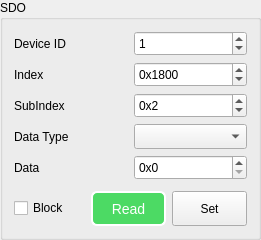
           <widget class="QGroupBox" name="groupBox_7">
            <property name="sizePolicy">
             <sizepolicy hsizetype="Minimum" vsizetype="Preferred">
              <horstretch>0</horstretch>
              <verstretch>0</verstretch>
             </sizepolicy>
            </property>
            <property name="minimumSize">
             <size>
              <width>0</width>
              <height>220</height>
             </size>
            </property>
            <property name="maximumSize">
             <size>
              <width>261</width>
              <height>16777215</height>
             </size>
            </property>
            <property name="title">
             <string>SDO</string>
            </property>
            <layout class="QGridLayout" name="gridLayout_14">
             <item row="0" column="0">
              <layout class="QGridLayout" name="gridLayout_13">
               <item row="0" column="0">
                <widget class="QLabel" name="rawFilterLabel_7">
                 <property name="text">
                  <string>Device ID</string>
                 </property>
                </widget>
               </item>
               <item row="0" column="1">
                <widget class="QSpinBox" name="spinBox_sdoID">
                 <property name="minimumSize">
                  <size>
                   <width>0</width>
                   <height>25</height>
                  </size>
                 </property>
                 <property name="maximum">
                  <number>127</number>
                 </property>
                 <property name="value">
                  <number>1</number>
                 </property>
                </widget>
               </item>
               <item row="1" column="0">
                <widget class="QLabel" name="TextLabel1_2">
                 <property name="text">
                  <string>Index</string>
                 </property>
                 <property name="wordWrap">
                  <bool>false</bool>
                 </property>
                </widget>
               </item>
               <item row="1" column="1">
                <widget class="QSpinBox" name="spinBox_sdoIndex">
                 <property name="minimumSize">
                  <size>
                   <width>0</width>
                   <height>25</height>
                  </size>
                 </property>
                 <property name="prefix">
                  <string>0x</string>
                 </property>
                 <property name="maximum">
                  <number>999999</number>
                 </property>
                 <property name="value">
                  <number>6144</number>
                 </property>
                 <property name="displayIntegerBase">
                  <number>16</number>
                 </property>
                </widget>
               </item>
               <item row="2" column="0">
                <widget class="QLabel" name="TextLabel2">
                 <property name="text">
                  <string>SubIndex</string>
                 </property>
                 <property name="wordWrap">
                  <bool>false</bool>
                 </property>
                </widget>
               </item>
               <item row="2" column="1">
                <widget class="QSpinBox" name="spinBox_sdoSubIndex">
                 <property name="minimumSize">
                  <size>
                   <width>0</width>
                   <height>25</height>
                  </size>
                 </property>
                 <property name="prefix">
                  <string>0x</string>
                 </property>
                 <property name="maximum">
                  <number>256</number>
                 </property>
                 <property name="value">
                  <number>2</number>
                 </property>
                 <property name="displayIntegerBase">
                  <number>16</number>
                 </property>
                </widget>
               </item>
               <item row="3" column="0">
                <widget class="QLabel" name="TextLabel2_2">
                 <property name="text">
                  <string>Data Type</string>
                 </property>
                 <property name="wordWrap">
                  <bool>false</bool>
                 </property>
                </widget>
               </item>
               <item row="3" column="1">
                <widget class="QComboBox" name="comboBox_sdoDatatype">
                 <property name="minimumSize">
                  <size>
                   <width>0</width>
                   <height>25</height>
                  </size>
                 </property>
                 <property name="maximumSize">
                  <size>
                   <width>16777215</width>
                   <height>25</height>
                  </size>
                 </property>
                </widget>
               </item>
               <item row="4" column="0">
                <widget class="QLabel" name="TextLabel2_3">
                 <property name="text">
                  <string>Data</string>
                 </property>
                 <property name="wordWrap">
                  <bool>false</bool>
                 </property>
                </widget>
               </item>
               <item row="4" column="1">
                <widget class="QSpinBox" name="spinBox_sdoData">
                 <property name="minimumSize">
                  <size>
                   <width>0</width>
                   <height>25</height>
                  </size>
                 </property>
                 <property name="prefix">
                  <string>0x</string>
                 </property>
                 <property name="maximum">
                  <number>99999999</number>
                 </property>
                 <property name="value">
                  <number>0</number>
                 </property>
                 <property name="displayIntegerBase">
                  <number>16</number>
                 </property>
                </widget>
               </item>
              </layout>
             </item>
             <item row="1" column="0">
              <spacer name="verticalSpacer_5">
               <property name="orientation">
                <enum>Qt::Vertical</enum>
               </property>
               <property name="sizeHint" stdset="0">
                <size>
                 <width>20</width>
                 <height>5</height>
                </size>
               </property>
              </spacer>
             </item>
             <item row="2" column="0">
              <layout class="QHBoxLayout" name="horizontalLayout_7">
               <item>
                <widget class="QCheckBox" name="checkBox_block">
                 <property name="maximumSize">
                  <size>
                   <width>16777215</width>
                   <height>30</height>
                  </size>
                 </property>
                 <property name="text">
                  <string>Block</string>
                 </property>
                </widget>
               </item>
               <item>
                <spacer name="horizontalSpacer_5">
                 <property name="orientation">
                  <enum>Qt::Horizontal</enum>
                 </property>
                 <property name="sizeHint" stdset="0">
                  <size>
                   <width>54</width>
                   <height>20</height>
                  </size>
                 </property>
                </spacer>
               </item>
               <item>
                <widget class="QPushButton" name="pushButton_sdoRead">
                 <property name="sizePolicy">
                  <sizepolicy hsizetype="Minimum" vsizetype="Fixed">
                   <horstretch>0</horstretch>
                   <verstretch>0</verstretch>
                  </sizepolicy>
                 </property>
                 <property name="minimumSize">
                  <size>
                   <width>75</width>
                   <height>35</height>
                  </size>
                 </property>
                 <property name="maximumSize">
                  <size>
                   <width>16777215</width>
                   <height>35</height>
                  </size>
                 </property>
                 <property name="styleSheet">
                  <string notr="true">QPushButton{
    background-color: rgb(76, 218, 100);
	border-style: outset;
    border-width: 2px;
	border-radius: 6px;
    color: white;
	font-size: 14px;
}

QPushButton:hover{
    background-color: rgb(110, 230, 120);
}

QPushButton:pressed{
    background-color: rgb(50, 200, 80);
}

QPushButton:disabled{
    background-color: gray;
}</string>
                 </property>
                 <property name="text">
                  <string>Read</string>
                 </property>
                </widget>
               </item>
               <item>
                <widget class="QPushButton" name="pushButton_sdoSet">
                 <property name="sizePolicy">
                  <sizepolicy hsizetype="Minimum" vsizetype="Fixed">
                   <horstretch>0</horstretch>
                   <verstretch>0</verstretch>
                  </sizepolicy>
                 </property>
                 <property name="minimumSize">
                  <size>
                   <width>75</width>
                   <height>35</height>
                  </size>
                 </property>
                 <property name="maximumSize">
                  <size>
                   <width>16777215</width>
                   <height>35</height>
                  </size>
                 </property>
                 <property name="text">
                  <string>Set</string>
                 </property>
                </widget>
               </item>
              </layout>
             </item>
            </layout>
           </widget>
